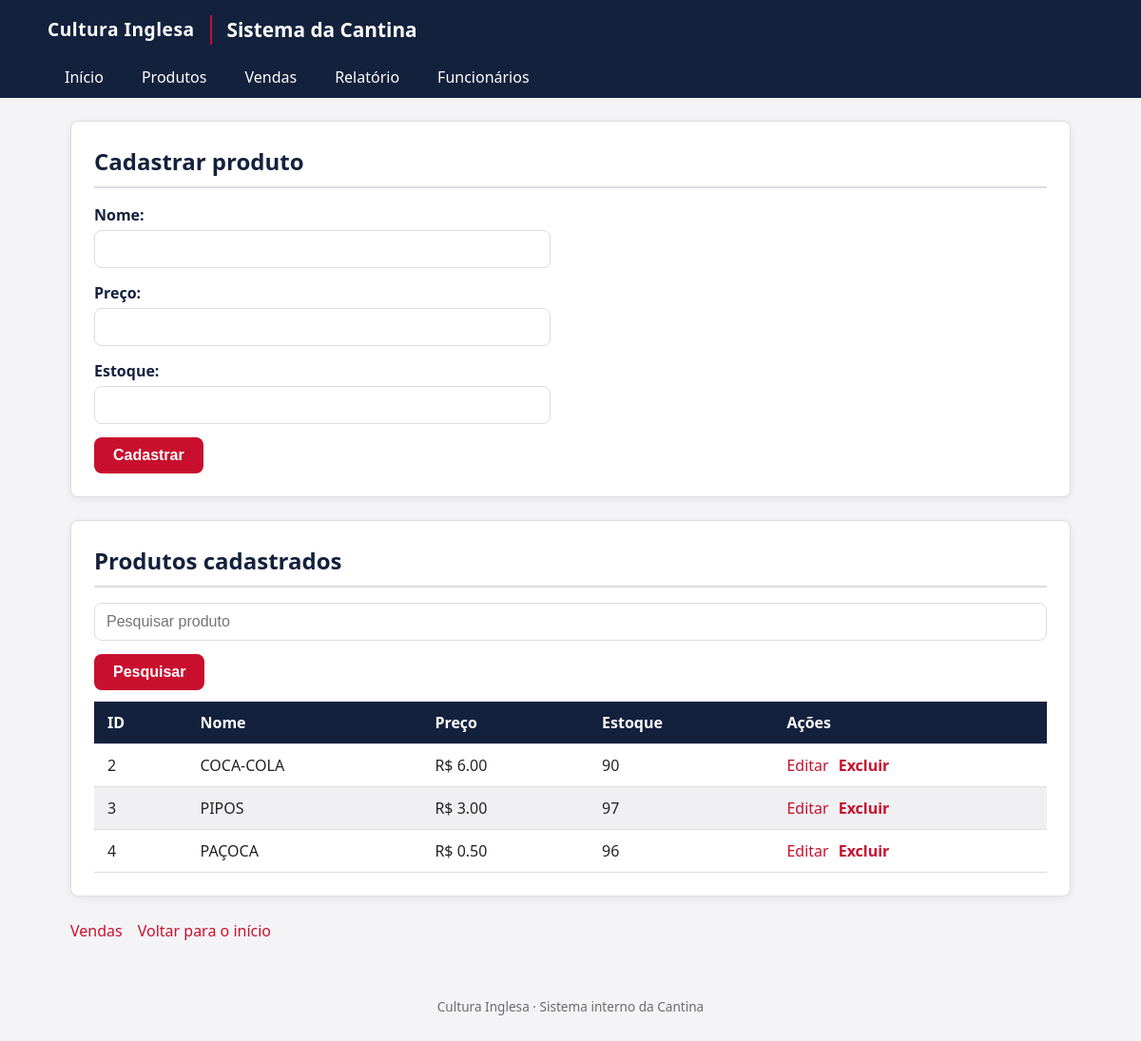
/produtos, run on the app's committed database.
### tables this page shows
CREATE TABLE produtos (
    id INTEGER PRIMARY KEY AUTOINCREMENT,
    nome TEXT NOT NULL,
    preco REAL NOT NULL,
    estoque INTEGER NOT NULL
);

### app.py (the view, shortened to what this page needs)
@app.route('/produtos', methods=['GET', 'POST'])
def produtos():
    conn = conectar()
    cursor = conn.cursor()
    busca = request.args.get('busca', '')
    if busca:
        cursor.execute("""
            SELECT * FROM produtos
            WHERE nome LIKE ?
        """, ('%' + busca + '%',))
    else:
        cursor.execute("SELECT * FROM produtos")
    produtos = cursor.fetchall()
    conn.close()
    return render_template('produtos.html', produtos=produtos)

### app.py (called while the page is built)
def conectar():
    return sqlite3.connect("cantina2.db")

### templates/produtos.html (shortened to what this page needs)
{% extends "base.html" %}
{% block conteudo %}
    <div class="cartao">
        <h2 class="cartao-titulo">Cadastrar produto</h2>
        <form method="POST">
            <div class="campo">
                <label>Nome:</label>
                <input type="text" name="nome" required>
            </div>
            <div class="campo">
                <label>Preço:</label>
                <input type="number" step="0.01" min="0.01" name="preco" required>
            </div>
            <div class="campo">
                <label>Estoque:</label>
                <input type="number" min="0" name="estoque" required>
            </div>
            <button type="submit">Cadastrar</button>
        </form>
    </div>
    <div class="cartao">
        <h2 class="cartao-titulo">Produtos cadastrados</h2>
        <form method="GET" class="form-linha">
            <input
                type="text"
                name="busca"
                placeholder="Pesquisar produto"
                value="{{ request.args.get('busca', '') }}"
            >
            <button type="submit">Pesquisar</button>
        </form>
        <div class="tabela-wrapper">
            <table>
                <thead>
                    <tr>
                        <th>ID</th>
                        <th>Nome</th>
                        <th>Preço</th>
                        <th>Estoque</th>
                        <th>Ações</th>
                    </tr>
                </thead>
                <tbody>
                    {% for produto in produtos %}
                    <tr>
                        <td>{{ produto[0] }}</td>
                        <td>{{ produto[1] }}</td>
                        <td>R$ {{ "%.2f"|format(produto[2]) }}</td>
                        <td>{{ produto[3] }}</td>
                        <td>
                            <div class="acoes">
                                <a href="/editar_produto/{{ produto[0] }}">Editar</a>
                                <a class="acao-excluir" href="/excluir_produto/{{ produto[0] }}">Excluir</a>
                            </div>
                        </td>
                    </tr>
                    {% endfor %}
                </tbody>
            </table>
        </div>
    </div>
    <div class="links-rodape-pagina">
        <a href="/vendas">Vendas</a>
        <a href="/">Voltar para o início</a>
    </div>
{% endblock %}

### static/style.css (style rules this page uses)
:root { --vermelho-principal: #C8102E; --vermelho-escuro: #960C22; --azul-marinho: #14213D; --branco: #FFFFFF; --cinza-fundo: #F4F4F6; --cinza-borda: #DCDCE2; --cinza-claro: #F0F0F2; --texto-principal: #232327; --texto-secundario: #6B6B72; --sucesso: #2E7D32; --alerta: #B8860B; --sombra: 0 2px 8px rgba(20, 33, 61, 0.08); --raio: 8px; }
* { box-sizing: border-box; }
body { margin: 0; font-family: "Segoe UI", Arial, Helvetica, sans-serif; background-color: var(--cinza-fundo); color: var(--texto-principal); line-height: 1.5; }
h1, h2, h3 { color: var(--azul-marinho); margin-top: 0; }
a { color: var(--vermelho-principal); text-decoration: none; }
.cartao { background-color: var(--branco); border: 1px solid var(--cinza-borda); border-radius: var(--raio); box-shadow: var(--sombra); padding: 24px; margin-bottom: 24px; }
.cartao-titulo { border-bottom: 2px solid var(--cinza-borda); padding-bottom: 8px; margin-bottom: 16px; }
.links-rodape-pagina { display: flex; flex-wrap: wrap; gap: 16px; margin-top: 8px; }
form { display: flex; flex-direction: column; gap: 14px; max-width: 480px; }
form.form-linha { flex-direction: row; align-items: center; max-width: none; flex-wrap: wrap; }
label { font-weight: 600; color: var(--azul-marinho); margin-bottom: 4px; display: block; }
input[type="text"], input[type="number"], select { width: 100%; padding: 10px 12px; border: 1px solid var(--cinza-borda); border-radius: var(--raio); font-size: 1rem; background-color: var(--branco); }
.campo { display: flex; flex-direction: column; }
button, .botao { background-color: var(--vermelho-principal); color: var(--branco); border: none; padding: 10px 20px; border-radius: var(--raio); font-size: 1rem; font-weight: 600; cursor: pointer; align-self: flex-start; transition: background-color 0.15s ease-in-out; }
.acao-excluir { color: var(--vermelho-principal); font-weight: 600; }
.tabela-wrapper { overflow-x: auto; }
table { width: 100%; border-collapse: collapse; margin-top: 12px; }
th, td { padding: 10px 14px; text-align: left; border-bottom: 1px solid var(--cinza-borda); }
th { background-color: var(--azul-marinho); color: var(--branco); font-weight: 600; }
tbody tr:nth-child(even) { background-color: var(--cinza-claro); }
td .acoes { display: flex; gap: 10px; }

### data on the page
produtos: id "2", nome "COCA-COLA", preco "6.00", estoque "90"
produtos: id "3", nome "PIPOS", preco "3.00", estoque "97"
produtos: id "4", nome "PAÇOCA", preco "0.50", estoque "96"
